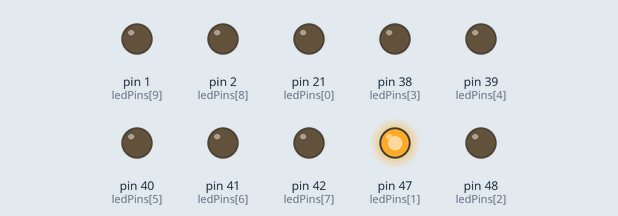
A sketch run on a simulated Arduino Mega 2560, built with avr-gcc and run on an emulated ATmega2560. On the bench: output pins drawn as LEDs (lit = HIGH).

Above: at 0.05 s.
At 0.35 s:
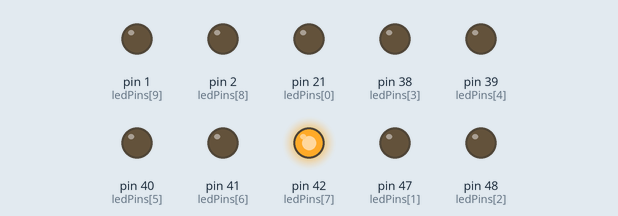
At 0.75 s:
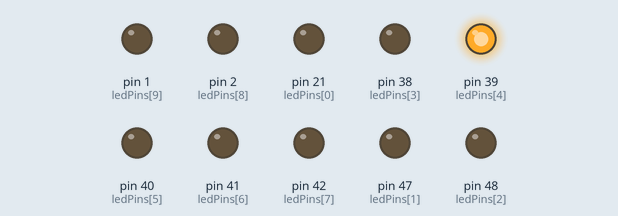
At 1.45 s:
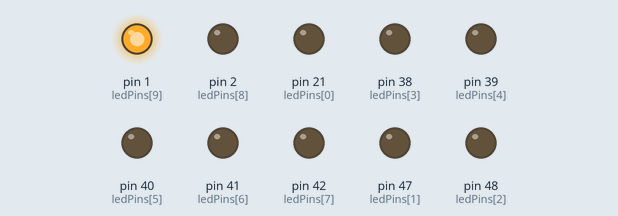
At 2.15 s:
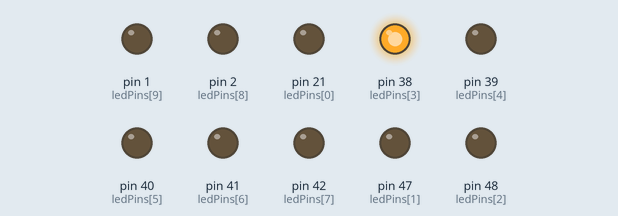
At 2.85 s:
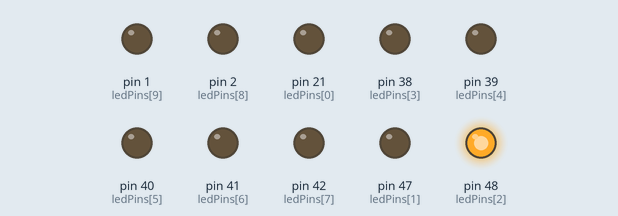
Timing chart, 0 to 3.1 s (numbered marks = the images above):
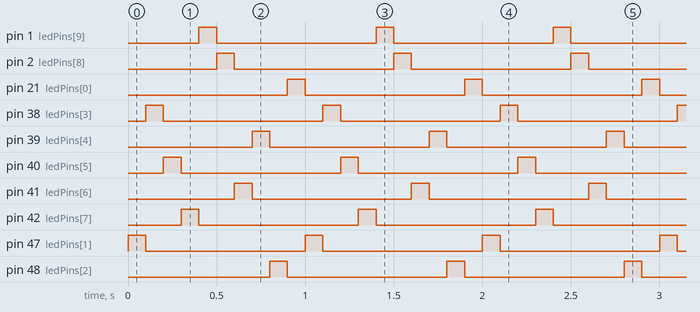

Measured:
- by itself, pin 1 (ledPins[9]), pin 2 (ledPins[8]), pin 21 (ledPins[0]), pin 38 (ledPins[3]), pin 39 (ledPins[4]), pin 40 (ledPins[5]), pin 41 (ledPins[6]), pin 42 (ledPins[7]), pin 47 (ledPins[1]), pin 48 (ledPins[2]): alternates HIGH for 0.10 s and LOW for 0.90 s
- by itself, everything shown: repeats every 1.0 s, in 10 steps

The sketch:

sketch_3_led_row.ino
```cpp
byte ledPins[] = {21, 47, 48, 38, 39, 40, 41, 42, 2, 1};
int ledCounts;

void setup() {
  // put your setup code here, to run once:
  ledCounts = sizeof(ledPins);
  for (int i = 0; i < ledCounts; i++) {
    pinMode(ledPins[i], OUTPUT);
  }
}

void loop() {
  // put your main code here, to run repeatedly:
  for (int i = 0; i < ledCounts; i++) {
    i++;
    digitalWrite(ledPins[i], HIGH);
    delay(100);
    digitalWrite(ledPins[i], LOW);
  }
  for (int i = ledCounts - 2; i > -1; i--) {
    digitalWrite(ledPins[i], HIGH);
    delay(100);
    digitalWrite(ledPins[i], LOW);
    i--;
  }
}
```
